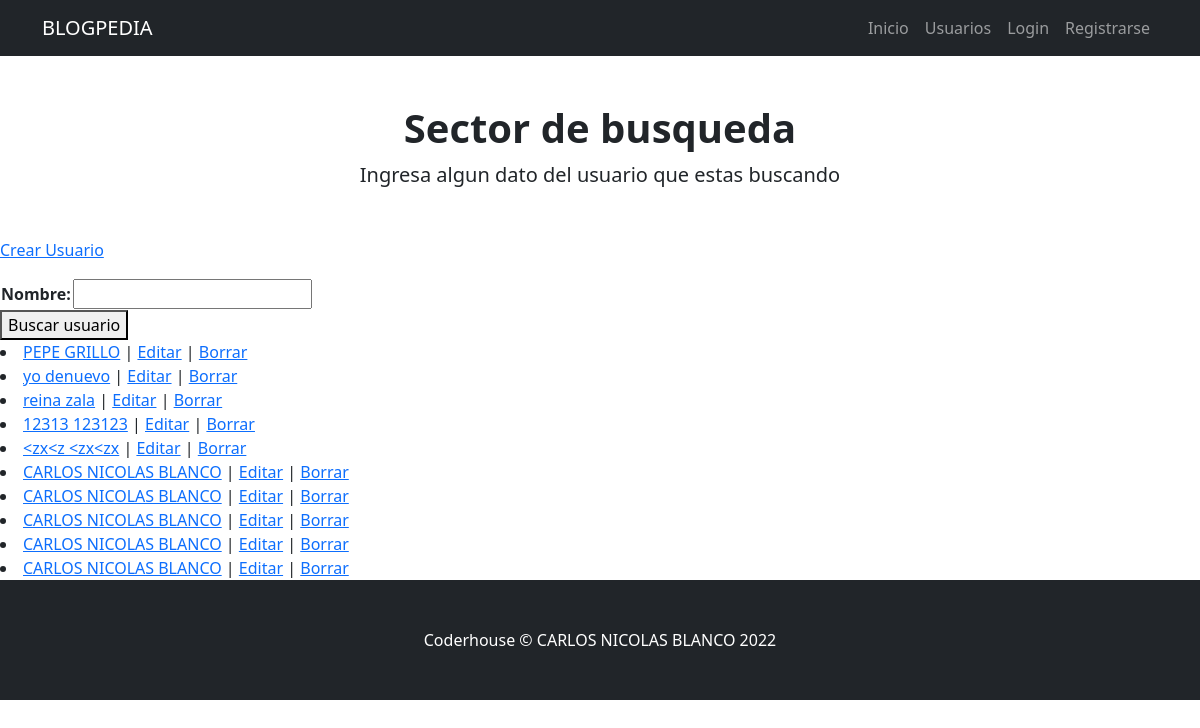
The app's page /usuarios/usuarios, older data.
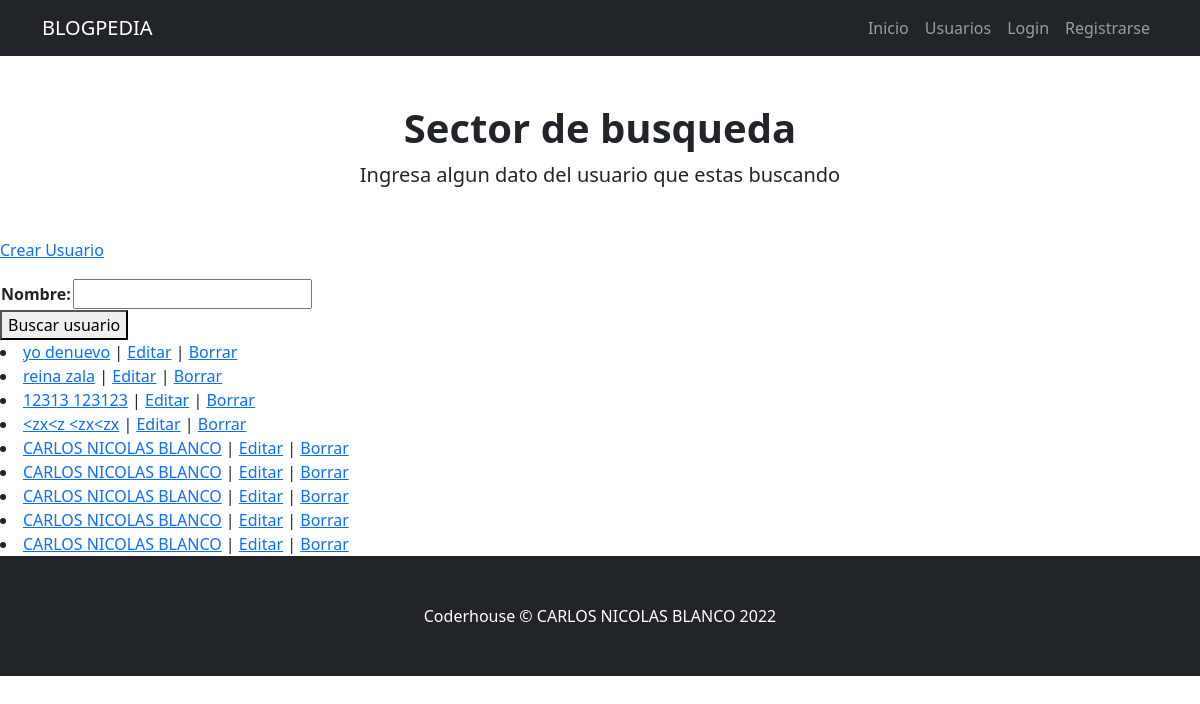
The same page, newer data.
### usuarios/models.py (models this page shows)
class usuario(models.Model):
    nombre = models.CharField(max_length=30)
    apellido = models.CharField(max_length=30)
    mail = models.EmailField()
    material = RichTextField(blank= True, null=True)
    fecha_creacion = models.DateTimeField(default=timezone.now)
    def __str__(self):
        return f'{self.nombre} {self.apellido}'

### usuarios/views.py (the view)
# urls.py: path('usuarios',views.lista_usuario,name='usuarios'),
def lista_usuario(request):
    nombre_a_buscar = request.GET.get('nombre', None)
    if nombre_a_buscar is not None:
        usuarios = usuario.objects.filter(nombre__icontains= nombre_a_buscar)
    else:
        usuarios = usuario.objects.all()
    form = UsuariosBusqueda()
    return render(request,'usuarios/lista_usuario.html',{'form': form, 'usuarios' : usuarios})

### usuarios/forms.py
class UsuariosBusqueda(forms.Form):
    nombre= forms.CharField(max_length=30)

### usuarios/templates/usuarios/lista_usuario.html (shortened to what this page needs)
{% extends 'index/index.html' %}
{% block header_block %}
     <h1 class="fw-bolder">Sector de busqueda</h1>
     <p class="lead mb-0">Ingresa algun dato del usuario que estas buscando</p>
{% endblock header_block %}
{% block body_block %}
    <p>
        <a href={% url 'crear_usuario' %}>Crear Usuario</a>
    </p>
    <form action="" method="get">
        <table>
            {{form.as_table}}
        </table>
        <button>Buscar usuario</button>
    </form>
    {% for usuario in usuarios  %}
        <li>
            <a href= {% url 'detalle_usuario' usuario.id %}>{{usuario}}</a> |
            <a href= {% url 'editar_usuario' usuario.id %}>Editar</a> |
            <a href= {% url 'borrar_usuario' usuario.id %}>Borrar</a>
        </li>
    {% endfor %}
{% endblock body_block %}

Row changes from the older to the newer data that the page shows:
removed usuario: nombre+apellido "PEPE GRILLO"
